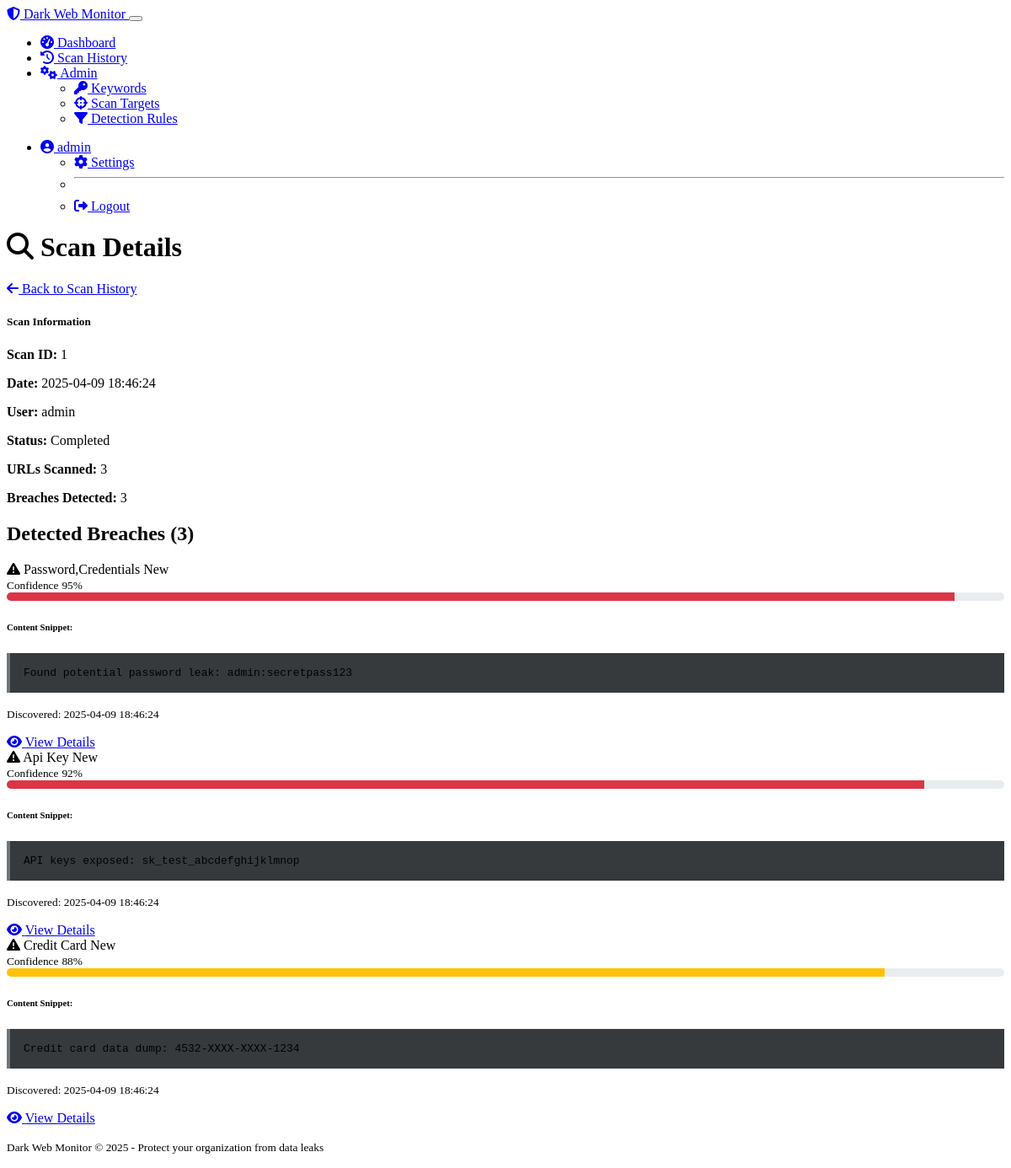
Page /scan/1 (signed in) on the committed database.
### models.py (models this page shows, shortened)
class User(UserMixin, db.Model):
    id = db.Column(db.Integer, primary_key=True)
    username = db.Column(db.String(64), unique=True, nullable=False)
    email = db.Column(db.String(120), unique=True, nullable=False)
    password_hash = db.Column(db.String(256), nullable=False)
    is_admin = db.Column(db.Boolean, default=False)
    date_registered = db.Column(db.DateTime, default=datetime.utcnow)
    scans = db.relationship('ScanResult', backref='user', lazy='dynamic')

class ScanResult(db.Model):
    id = db.Column(db.Integer, primary_key=True)
    user_id = db.Column(db.Integer, db.ForeignKey('user.id'), nullable=False)
    scan_time = db.Column(db.DateTime, default=datetime.utcnow)
    status = db.Column(db.String(20), nullable=False)  # 'completed', 'in_progress', 'failed'
    urls_scanned = db.Column(db.Integer, default=0)
    breaches_detected = db.relationship('DataBreach', backref='scan_result', lazy='dynamic')

class DataBreach(db.Model):
    id = db.Column(db.Integer, primary_key=True)
    scan_id = db.Column(db.Integer, db.ForeignKey('scan_result.id'), nullable=False)
    discovery_time = db.Column(db.DateTime, default=datetime.utcnow)
    source_url = db.Column(db.String(500), nullable=True)
    content_snippet = db.Column(db.Text, nullable=True)
    breach_type = db.Column(db.String(50), nullable=False)  # 'credentials', 'financial', 'personal', etc.
    confidence_score = db.Column(db.Float, nullable=False)  # ML confidence score (0-1)
    status = db.Column(db.String(20), default='new')  # 'new', 'reviewed', 'false_positive', 'confirmed'

### routes.py (the view)
@app.route('/scan/<int:scan_id>')
@login_required
def scan_detail(scan_id):
    scan = ScanResult.query.get_or_404(scan_id)
    if scan.user_id != current_user.id and not current_user.is_admin:
        flash('You do not have permission to view this scan', 'danger')
        return redirect(url_for('scan_history'))
    breaches = DataBreach.query.filter_by(scan_id=scan_id) \
                        .order_by(DataBreach.confidence_score.desc()) \
                        .all()
    return render_template('scan_detail.html', scan=scan, breaches=breaches)

### models.py (called while the page is built)
@login_manager.user_loader
def load_user(user_id):
    return User.query.get(int(user_id))

### routes.py (called while the page is built)
@app.context_processor
def inject_now():
    from datetime import datetime
    return {'now': datetime.utcnow()}

### templates/scan_detail.html (shortened to what this page needs)
{% extends "layout.html" %}
{% block content %}
<div class="d-flex justify-content-between align-items-center mb-4">
    <h1>
        <i class="fas fa-search me-2"></i> Scan Details
    </h1>
    <div>
        <a href="{{ url_for('scan_history') }}" class="btn btn-outline-secondary">
            <i class="fas fa-arrow-left me-2"></i> Back to Scan History
        </a>
    </div>
</div>
<div class="card bg-dark shadow mb-4">
    <div class="card-header">
        <h5 class="mb-0">Scan Information</h5>
    </div>
    <div class="card-body">
        <div class="row">
            <div class="col-md-6">
                <p><strong>Scan ID:</strong> <span id="scanId">{{ scan.id }}</span></p>
                <p><strong>Date:</strong> {{ scan.scan_time.strftime('%Y-%m-%d %H:%M:%S') }}</p>
                <p><strong>User:</strong> {{ scan.user.username }}</p>
            </div>
            <div class="col-md-6">
                <p>
                    <strong>Status:</strong>
                    <span id="scanStatus" class="badge {% if scan.status == 'completed' %}bg-success{% elif scan.status == 'in_progress' %}bg-warning{% else %}bg-danger{% endif %}">
                        {{ scan.status.replace('_', ' ').title() }}
                    </span>
                </p>
                <p><strong>URLs Scanned:</strong> <span id="urlsScanned">{{ scan.urls_scanned }}</span></p>
                <p><strong>Breaches Detected:</strong> <span id="breachesDetected">{{ breaches|length }}</span></p>
            </div>
        </div>
    </div>
</div>
{% if breaches %}
<h2 class="mb-3">Detected Breaches ({{ breaches|length }})</h2>
<div class="row">
    {% for breach in breaches %}
    <div class="col-md-6 mb-4">
        <div class="card bg-dark shadow h-100 breach-item">
            <div class="card-header d-flex justify-content-between align-items-center">
                <span>
                    <i class="fas fa-exclamation-triangle me-2 {% if breach.confidence_score > 0.9 %}text-danger{% elif breach.confidence_score > 0.7 %}text-warning{% else %}text-info{% endif %}"></i>
                    {{ breach.breach_type.replace('_', ' ').title() }}
                </span>
                <span class="badge breach-status-badge {% if breach.status == 'new' %}bg-primary{% elif breach.status == 'reviewed' %}bg-info{% elif breach.status == 'confirmed' %}bg-danger{% elif breach.status == 'false_positive' %}bg-success{% endif %}" data-breach-id="{{ breach.id }}">
                    {{ breach.status.replace('_', ' ').title() }}
                </span>
            </div>
            <div class="card-body">
                <div class="mb-3">
                    <div class="d-flex justify-content-between align-items-center mb-1">
                        <small>Confidence</small>
                        <small>{{ (breach.confidence_score * 100)|int }}%</small>
                    </div>
                    <div class="confidence-meter">
                        <div class="confidence-level {% if breach.confidence_score > 0.9 %}confidence-high{% elif breach.confidence_score > 0.7 %}confidence-medium{% else %}confidence-low{% endif %}" style="width: {{ (breach.confidence_score * 100)|int }}%"></div>
                    </div>
                </div>
                <h6>Content Snippet:</h6>
                <div class="breach-snippet small text-truncate-3 mb-3">{{ breach.content_snippet }}</div>
                <p class="mb-0"><small class="text-muted">Discovered: {{ breach.discovery_time.strftime('%Y-%m-%d %H:%M:%S') }}</small></p>
            </div>
            <div class="card-footer text-center">
                <a href="{{ url_for('breach_detail', breach_id=breach.id) }}" class="btn btn-primary">
                    <i class="fas fa-eye me-2"></i> View Details
                </a>
            </div>
        </div>
    </div>
    {% endfor %}
</div>
{% endif %}
{% endblock %}

### templates/layout.html (shortened to what this page needs)
<!DOCTYPE html>
<html lang="en" data-bs-theme="dark">
<head>
    <link rel="stylesheet" href="https://cdn.replit.com/agent/bootstrap-agent-dark-theme.min.css">
    <link rel="stylesheet" href="https://cdnjs.cloudflare.com/ajax/libs/font-awesome/6.4.0/css/all.min.css">
    <link rel="stylesheet" href="{{ url_for('static', filename='css/custom.css') }}">
</head>
<body>
    <nav class="navbar navbar-expand-lg navbar-dark bg-dark">
        <div class="container-fluid">
            <a class="navbar-brand" href="{{ url_for('index') }}">
                <i class="fas fa-shield-alt me-2"></i>
                Dark Web Monitor
            </a>
            <button class="navbar-toggler" type="button" data-bs-toggle="collapse" data-bs-target="#navbarNav" aria-controls="navbarNav" aria-expanded="false" aria-label="Toggle navigation">
            </button>
            <div class="collapse navbar-collapse" id="navbarNav">
                <ul class="navbar-nav me-auto">
                    {% if current_user.is_authenticated %}
                    <li class="nav-item">
                        <a class="nav-link {% if request.endpoint == 'dashboard' %}active{% endif %}" href="{{ url_for('dashboard') }}">
                            <i class="fas fa-tachometer-alt me-1"></i> Dashboard
                        </a>
                    </li>
                    <li class="nav-item">
                        <a class="nav-link {% if request.endpoint == 'scan_history' %}active{% endif %}" href="{{ url_for('scan_history') }}">
                            <i class="fas fa-history me-1"></i> Scan History
                        </a>
                    </li>
                    {% if current_user.is_admin %}
                    <li class="nav-item dropdown">
                        <a class="nav-link dropdown-toggle" href="#" id="adminDropdown" role="button" data-bs-toggle="dropdown" aria-expanded="false">
                            <i class="fas fa-cogs me-1"></i> Admin
                        </a>
                        <ul class="dropdown-menu" aria-labelledby="adminDropdown">
                            <li>
                                <a class="dropdown-item" href="{{ url_for('manage_keywords') }}">
                                    <i class="fas fa-key me-1"></i> Keywords
                                </a>
                            </li>
                            <li>
                                <a class="dropdown-item" href="{{ url_for('manage_targets') }}">
                                    <i class="fas fa-crosshairs me-1"></i> Scan Targets
                                </a>
                            </li>
                            <li>
                                <a class="dropdown-item" href="{{ url_for('manage_rules') }}">
                                    <i class="fas fa-filter me-1"></i> Detection Rules
                                </a>
                            </li>
                        </ul>
                    </li>
                    {% endif %}
                    {% endif %}
                </ul>
                <ul class="navbar-nav">
                    {% if current_user.is_authenticated %}
                    <li class="nav-item dropdown">
                        <a class="nav-link dropdown-toggle" href="#" id="userDropdown" role="button" data-bs-toggle="dropdown" aria-expanded="false">
                            <i class="fas fa-user-circle me-1"></i> {{ current_user.username }}
                        </a>
                        <ul class="dropdown-menu dropdown-menu-end" aria-labelledby="userDropdown">
                            <li>
                                <a class="dropdown-item" href="{{ url_for('settings') }}">
                                    <i class="fas fa-cog me-1"></i> Settings
                                </a>
                            </li>
                            <li><hr class="dropdown-divider"></li>
                            <li>
                                <a class="dropdown-item" href="{{ url_for('logout') }}">
                                    <i class="fas fa-sign-out-alt me-1"></i> Logout
                                </a>
                            </li>
                        </ul>
                    </li>
                    {% endif %}
                </ul>
            </div>
        </div>
    </nav>
    <main class="container mt-4">
        {% block content %}{% endblock %}
    </main>
    <footer class="bg-dark text-light py-3 mt-5">
        <div class="container text-center">
            <p class="mb-0">
                <small>Dark Web Monitor &copy; 2025 - Protect your organization from data leaks</small>
            </p>
        </div>
    </footer>
</body>
</html>

### static/css/custom.css (style rules this page uses)
.text-truncate-3 { display: -webkit-box; -webkit-line-clamp: 3; -webkit-box-orient: vertical; overflow: hidden; text-overflow: ellipsis; }
.breach-snippet { background-color: rgba(33, 37, 41, 0.9); border-left: 4px solid #6c757d; padding: 1rem; font-family: monospace; white-space: pre-wrap; word-wrap: break-word; max-height: 300px; overflow-y: auto; }
.confidence-meter { height: 10px; border-radius: 5px; overflow: hidden; background-color: #e9ecef; margin-bottom: 0.5rem; }
.confidence-level { height: 100%; }
.confidence-medium { background-color: #ffc107; }
.confidence-high { background-color: #dc3545; }

### templates/scan_detail.html (style rules this page uses)
.breach-item { transition: transform 0.2s; }

### rows in the picture
User: username "admin", user.username "admin"
ScanResult: id "1", scan_time "2025-04-09 18:46:24", status.replace "Completed", urls_scanned "3"
DataBreach: breach_type.replace "Password,Credentials", status.replace "New", (breach.confidence_score*100)|int "95", content_snippet "Found potential password leak: admin:secretpass123", discovery_time "2025-04-09 18:46:24"
DataBreach: breach_type.replace "Api Key", status.replace "New", (breach.confidence_score*100)|int "92", content_snippet "API keys exposed: sk_test_abcdefghijklmnop", discovery_time "2025-04-09 18:46:24"
DataBreach: breach_type.replace "Credit Card", status.replace "New", (breach.confidence_score*100)|int "88", content_snippet "Credit card data dump: 4532-XXXX-XXXX-1234", discovery_time "2025-04-09 18:46:24"

### other values in the picture
{{ breaches|length }} "3"
